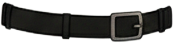
#> input picture assets/puppet/layers/belt/jack_belt.png, 174 x 44 px, given as the content of the folder t/cloud_layer_tests/copainter/extracted_layers_1779216312185, which was not available
$ python audit_copainter_zip.py
#> lines starting #> are read from the running program, lines starting #| are printed output that depends on the picture; pictures that were not available may be replaced by others from this repository, and a replacement may not be noted
"""
Audit CoPainter ZIP output — probe each layer, build contact sheet + recompose QC.
"""
from pathlib import Path
from PIL import Image, ImageDraw
import numpy as np
import json, os

PROJECT = Path(r"C:\Users\ferdi\Desktop\jack-shorts-studio")
ROOT = PROJECT / r"assets\puppet\cloud_layer_tests\copainter"
EXTR = ROOT / "extracted_layers_1779216312185"
CONTACT = ROOT / "copainter_layers_1779216312185_contact_sheet.png"
RECOMP  = ROOT / "copainter_layers_1779216312185_recompose_qc.png"
MANIFEST = ROOT / "copainter_layers_1779216312185_audit.json"

files = sorted(EXTR.glob("*.png"))
print(f"Layer files: {len(files)}")

layers = []
for p in files:
    im = Image.open(p).convert("RGBA")
#> im is the input picture: PIL image 174x44 RGBA; mean R, G, B, A 45.6, 45.2, 43.5, 141.2
    arr = np.array(im)
    a = arr[..., 3]
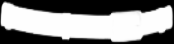
#> a: shape (44, 174); min 0, max 254, mean 141.2
    total = a.size
#> total = 7656
    op = int((a == 255).sum())
#> op = 0
    tr = int((a == 0).sum())
#> tr = 2623
    bbox = im.getbbox()
#> bbox = (0, 0, 174, 44)
    if (a > 0).any():
        sel = arr[a > 0, :3]
        med = np.median(sel, axis=0).astype(int).tolist()
#> med = [29, 29, 25]
        mean = sel.mean(axis=0).astype(int).tolist()
#> mean = [69, 68, 66]
    else:
        med = mean = None
    info = {
        "file": p.name,
        "size": list(im.size),
        "mode": im.mode,
        "bbox": list(bbox) if bbox else None,
        "opaque_pct": round(100*op/total, 2),
        "transparent_pct": round(100*tr/total, 2),
        "semi_alpha_pct": round(100*(total-op-tr)/total, 2),
        "median_rgb_opaque": med,
        "mean_rgb_opaque": mean,
        "_img": im,
    }
    layers.append(info)
    print(f"  {p.name:<14} {im.size}  bbox={bbox}  opaque={info['opaque_pct']}% med={med}")
#|   jack_belt.png  (174, 44)  bbox=(0, 0, 174, 44)  opaque=0.0% med=[29, 29, 25]

# Heuristic semantic mapping by median colour + bbox position + size
def classify(L):
    med = L["median_rgb_opaque"]
    bbox = L["bbox"]
    if bbox is None or med is None: return "empty"
    w, h = L["size"]
    bx0, by0, bx1, by1 = bbox
    bw = bx1-bx0; bh = by1-by0
    bcy = (by0+by1)/2  # bbox vertical center
    bcx = (bx0+bx1)/2
    r, g, b = med
    # Background (huge area, plain colour)
    if L["opaque_pct"] > 50 and bw > w*0.8 and bh > h*0.8:
        return "background"
    # Golden fur (head, face, ears)
    if r > 180 and g > 120 and g < 220 and b < 160:
        if bh < h*0.2 and bcy < h*0.4: return "fur_top (back hair / ears / head crown)"
        if bcy < h*0.4: return "fur_head"
        return "fur_body"
    # Black / very dark (jacket, pants, shoes, tie)
    if r < 50 and g < 50 and b < 50:
        if bcy < h*0.5: return "jacket / top"
        if bcy > h*0.8: return "footwear"
        return "legwear / dark clothing"
    # White / cream (shirt, eyes)
    if r > 220 and g > 200 and b > 170:
        if bh < 30 and bw < 50: return "eye_white_small"
        return "shirt / collar / cream"
    # Pink / muzzle / nose
    if r > 200 and g > 130 and g < 200 and b > 100 and b < 180:
        return "muzzle / nose tip"
    # Iris / eye dark
    if bw < 30 and bh < 30:
        return "eye_detail"
    return f"unclassified (median rgb {med})"

print("\nHeuristic classification:")
for L in layers:
    L["guess"] = classify(L)
    print(f"  {L['file']:<14} -> {L['guess']}")
#> this loop made 1 pass
#> (w in classify, h in classify, bx0 in classify, by0 in classify, bx1 in classify, by1 in classify, bw in classify, bh in classify) on pass 1: (174, 44, 0, 0, 174, 44, 174, 44)
#|   jack_belt.png  -> legwear / dark clothing

# ── Determine canvas size (largest) ─────────────────────────────────────────
CW = max(L["size"][0] for L in layers)
#> CW = 174
CH = max(L["size"][1] for L in layers)
#> CH = 44
print(f"\nMax canvas: {CW}x{CH}")
#| Max canvas: 174x44

# ── Recompose: stack layers in numeric order (as filenames suggest depth) ──
# We'll stack in two orders for QC: by file order (numeric ascending) and reversed
def stack(order):
    canvas = Image.new("RGBA", (CW, CH), (0, 0, 0, 0))
#> canvas: PIL image 174x44 RGBA; every value is 0
    for L in order:
        img = L["_img"]
        if img.size == (CW, CH):
            canvas.alpha_composite(img)
        elif L["bbox"]:
            # Place at bbox origin if it's bbox-cropped on a different-sized canvas
            canvas.alpha_composite(img, (0, 0))
#> this loop made 1 pass
    return canvas

stacked_asc = stack(layers)
stacked_desc = stack(list(reversed(layers)))

# ── Contact sheet ──────────────────────────────────────────────────────────
TILE_W = 360
PAD, LBL_H = 10, 28
def tile_for(L):
    img = L["_img"]
    bb = L["bbox"]
    crop = img.crop(bb) if bb else img
    s = TILE_W / max(crop.width, 1)
#> s = 2.07
    nh = max(1, int(crop.height * s))
#> nh = 91
    rs = crop.resize((TILE_W, nh), Image.LANCZOS)
    # Tile on light grey
    h = nh + LBL_H + 16
#> h = 135
    t = Image.new("RGBA", (TILE_W + 20, h + 30), (210, 210, 210, 255))
    d = ImageDraw.Draw(t)
    d.rectangle([(0,0),(t.width-1, LBL_H-1)], fill=(50,50,50,255))
    d.text((5, 4), f"{L['file']}", fill=(220, 220, 220))
    d.text((5, 14), f"bbox={L['bbox']} med={L['median_rgb_opaque']}", fill=(220, 220, 220))
    t.alpha_composite(rs, (10, LBL_H + 8))
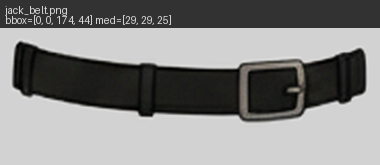
#> t: PIL image 380x165 RGBA; mean R, G, B, A 135.2, 135, 134.1, 255
    d.text((5, h + 4), f"-> {L['guess']}", fill=(20, 20, 20))
    return t

tiles = [tile_for(L) for L in layers]
#> tiles = 1 item
COLS = 4
rows = (len(tiles) + COLS - 1) // COLS
#> rows = 1
tw, th = tiles[0].size
#> tw = 380; th = 165
SW = tw * COLS + PAD * (COLS + 1)
#> SW = 1570
SH = th * rows + PAD * (rows + 1) + 30
#> SH = 215
sheet = Image.new("RGB", (SW, SH), (15, 15, 15))
#> sheet: PIL image 1570x215 RGB; every value is 15
sd = ImageDraw.Draw(sheet)
sd.text((PAD, 8), f"CoPainter audit - {len(layers)} layers from layers_1779216312185.zip - canvas {CW}x{CH}", fill=(220,220,220))
for i, t in enumerate(tiles):
    r, c = divmod(i, COLS)
    sheet.paste(t.convert("RGB"), (PAD + c*(tw + PAD), 30 + PAD + r*(th + PAD)))
#> this loop made 1 pass
#> (r, c) on pass 1: (0, 0)
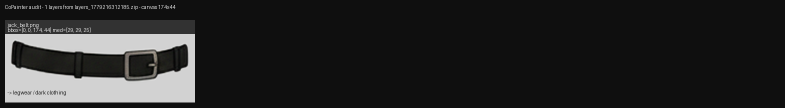
#> sheet: PIL image 1570x215 RGB (shown at 1/2 size); mean R, G, B 37.6, 37.6, 37.4
sheet.save(CONTACT)
print(f"\nContact sheet: {CONTACT}  ({sheet.size})")
#| Contact sheet: C:\Users\ferdi\Desktop\jack-shorts-studio/assets\puppet\cloud_layer_tests\copainter/copainter_layers_1779216312185_contact_sheet.png  ((1570, 215))

# ── Recompose QC sheet ─────────────────────────────────────────────────────
def label_panel(img, text, w=None):
    iw = w or img.width
    p = Image.new("RGBA", (iw + 20, img.height + LBL_H + 16), (28, 28, 28, 255))
    d = ImageDraw.Draw(p)
    d.rectangle([(0,0),(p.width-1, LBL_H-1)], fill=(50,50,50,255))
    d.text((5, 4), text, fill=(220,220,220))
    p.alpha_composite(img.convert("RGBA"), (10, LBL_H + 8))
    return p

# Scale stacked images
def to_thumb(im, w):
#> called with w = 600
    s = w / im.width
#> s = 3.45
    return im.resize((w, int(im.height * s)), Image.LANCZOS)

asc_thumb  = to_thumb(stacked_asc.convert("RGBA"),  600)
desc_thumb = to_thumb(stacked_desc.convert("RGBA"), 600)
# Add a light-grey backdrop variant
def on_bg(im, bg):
#> called with bg = (210, 210, 210, 255)
    canvas = Image.new("RGBA", im.size, bg)
#> canvas: PIL image 600x151 RGBA
    canvas.alpha_composite(im)
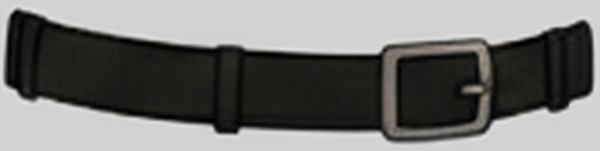
#> canvas: PIL image 600x151 RGBA; mean R, G, B, A 116.1, 115.9, 114.2, 255
    return canvas

asc_light  = on_bg(asc_thumb,  (210,210,210,255))
desc_light = on_bg(desc_thumb, (210,210,210,255))
asc_dark   = on_bg(asc_thumb,  (40,40,40,255))
#> call 3 of on_bg, with bg = (40, 40, 40, 255)
#> in on_bg (call 3), `canvas.alpha_composite(im)`:
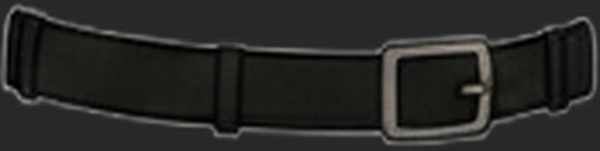
#> canvas: PIL image 600x151 RGBA; mean R, G, B, A 40.1, 39.9, 38.2, 255

p1 = label_panel(asc_light,  "Stacked numerical ascending (01 -> 80) on light")
p2 = label_panel(desc_light, "Stacked descending (80 -> 01) on light")
p3 = label_panel(asc_dark,   "Stacked ascending on dark")
#> call 3 of label_panel, with text = 'Stacked ascending on dark'
#> in label_panel (call 3), `p.alpha_composite(img.convert("RGBA"), (10, LBL_H + 8))`:
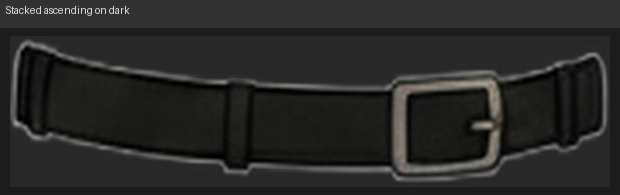
#> p: PIL image 620x195 RGBA; mean R, G, B, A 40.6, 40.4, 39.2, 255

# Compose recompose sheet
RC_W = max(p.width for p in [p1,p2,p3]) + PAD*2
#> RC_W = 640
RC_H = sum(p.height for p in [p1,p2,p3]) + PAD*4 + 30
#> RC_H = 655
rc = Image.new("RGB", (RC_W, RC_H), (15,15,15))
#> rc: PIL image 640x655 RGB; every value is 15
rd = ImageDraw.Draw(rc)
rd.text((PAD, 8), "CoPainter recompose QC - stack tests", fill=(220,220,220))
y = 30
for p in [p1, p2, p3]:
    rc.paste(p.convert("RGB"), (PAD, y))
    y += p.height + PAD
#> this loop made 3 passes
#> y on passes 1 to 3: 235, 440, 645
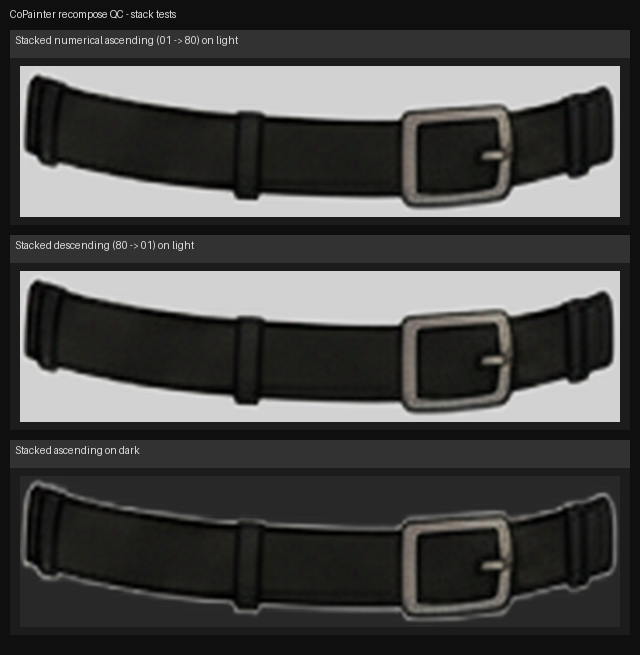
#> rc: PIL image 640x655 RGB; mean R, G, B 70.3, 70.2, 69.1
#> after the loop, y = 645
rc.save(RECOMP)
print(f"Recompose QC: {RECOMP}  ({rc.size})")
#| Recompose QC: C:\Users\ferdi\Desktop\jack-shorts-studio/assets\puppet\cloud_layer_tests\copainter/copainter_layers_1779216312185_recompose_qc.png  ((640, 655))

# ── Write manifest ─────────────────────────────────────────────────────────
out = {
    "zip_source": "layers_1779216312185.zip (CoPainter export)",
    "extracted_to": str(EXTR),
    "layer_count": len(layers),
    "canvas": [CW, CH],
    "layers": [{k:v for k,v in L.items() if not k.startswith("_")} for L in layers],
}
MANIFEST.write_text(json.dumps(out, indent=2))
print(f"Audit manifest: {MANIFEST}")
print("DONE")

$ run again, on assets/puppet/layers/environment/office_chair.png
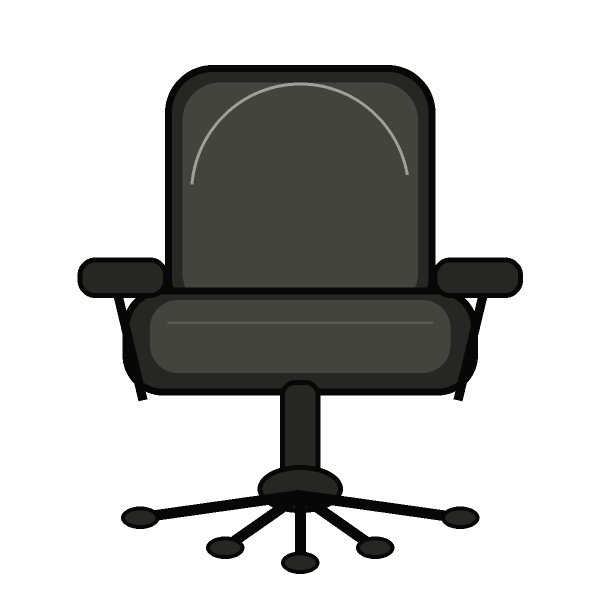
#> input picture assets/puppet/layers/environment/office_chair.png, 1200 x 1200 px, given as the content of the folder t/cloud_layer_tests/copainter/extracted_layers_1779216312185, which was not available (shown at 1/2 size)
#> im is the input picture: PIL image 1200x1200 RGBA; mean R, G, B, A 16.3, 16.3, 15.2, 82.2
#> op = 461983
#> tr = 974312
#> `bbox = im.getbbox()`: bbox = (155, 130, 1046, 1148)
#> `med = np.median(sel, axis=0).astype(int).tolist()`: med = [68, 68, 63]
#> mean = [50, 50, 47]
#|   office_chair.png (1200, 1200)  bbox=(155, 130, 1046, 1148)  opaque=32.08% med=[68, 68, 63]
#> the loop `for L in layers:` made 1 pass
#> (w in classify, h in classify, bx0 in classify, by0 in classify, bx1 in classify, by1 in classify, bw in classify, bh in classify) on pass 1: (1200, 1200, 155, 130, 1046, 1148, 891, 1018)
#> (printed output is left out)
#> CW = 1200
#| Max canvas: 1200x1200
#> the loop in stack, `for L in order:` made 1 pass
#> tiles = 1 item
#> rows = 1
#> SH = 535
#> the loop `for i, t in enumerate(tiles):` made 1 pass
#> (r, c) on pass 1: (0, 0)
#| Contact sheet: C:\Users\ferdi\Desktop\jack-shorts-studio/assets\puppet\cloud_layer_tests\copainter/copainter_layers_1779216312185_contact_sheet.png  ((1570, 535))
#> in label_panel (call 3), `p.alpha_composite(img.convert("RGBA"), (10, LBL_H + 8))`:
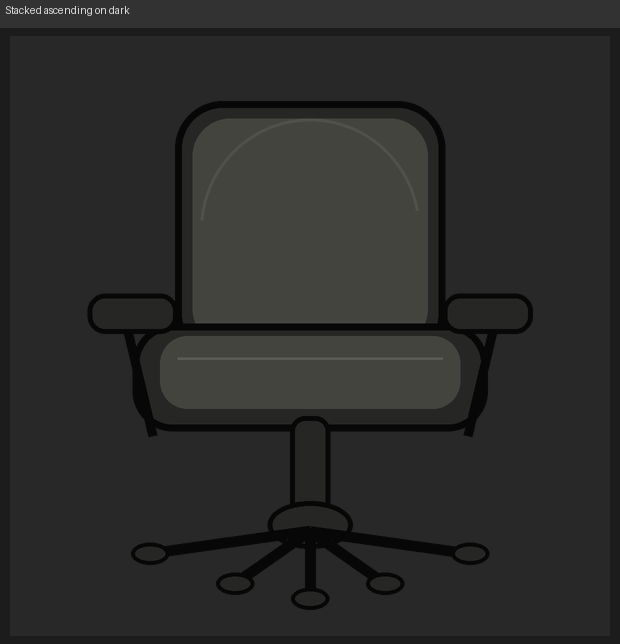
#> p: PIL image 620x644 RGBA; mean R, G, B, A 42.9, 42.9, 41.9, 255
#> RC_W = 640
#> RC_H = 2002
#> the loop `for p in [p1, p2, p3]:` made 3 passes
#> y on passes 1 to 3: 684, 1338, 1992
#> after the loop `for p in [p1, p2, p3]:`:
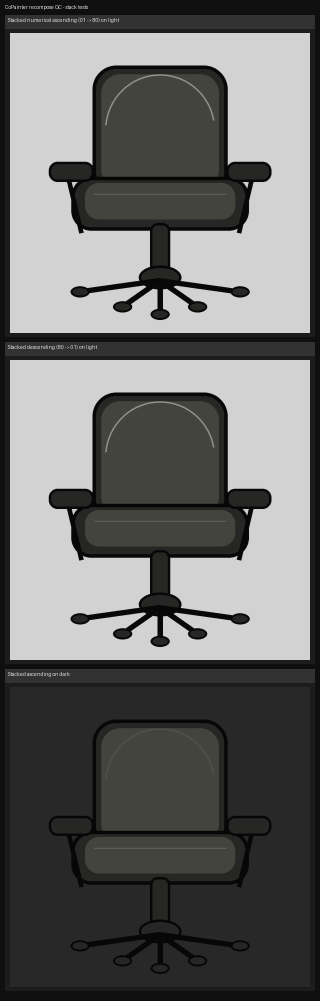
#> rc: PIL image 640x2002 RGB (shown at 1/2 size); mean R, G, B 105.9, 105.9, 105
#> after the loop `for p in [p1, p2, p3]:`: y = 1992
#| Recompose QC: C:\Users\ferdi\Desktop\jack-shorts-studio/assets\puppet\cloud_layer_tests\copainter/copainter_layers_1779216312185_recompose_qc.png  ((640, 2002))

$ run again, on assets/puppet/layers/eyebrows/jack_eyebrow_left_concerned.png
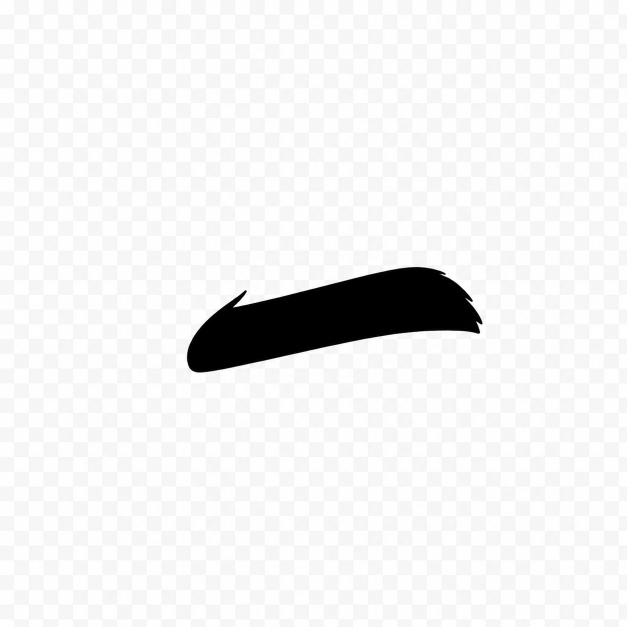
#> input picture assets/puppet/layers/eyebrows/jack_eyebrow_left_concerned.png, 1254 x 1254 px, given as the content of the folder t/cloud_layer_tests/copainter/extracted_layers_1779216312185, which was not available (shown at 1/2 size)
#> a: shape (1254, 1254); every value is 255
#> op = 1572516
#> tr = 0
#> `bbox = im.getbbox()`: bbox = (0, 0, 1254, 1254)
#> `med = np.median(sel, axis=0).astype(int).tolist()`: med = [247, 247, 247]
#> mean = [238, 238, 238]
#|   jack_eyebrow_left_concerned.png (1254, 1254)  bbox=(0, 0, 1254, 1254)  opaque=100.0% med=[247, 247, 247]
#> the loop `for L in layers:` made 1 pass
#> (w in classify, h in classify, bx0 in classify, by0 in classify, bx1 in classify, by1 in classify, bw in classify, bh in classify) on pass 1: (1254, 1254, 0, 0, 1254, 1254, 1254, 1254)
#> (printed output is left out)
#> CW = 1254
#| Max canvas: 1254x1254
#> the loop in stack, `for L in order:` made 1 pass
#> in tile_for, `t.alpha_composite(rs, (10, LBL_H + 8))`:
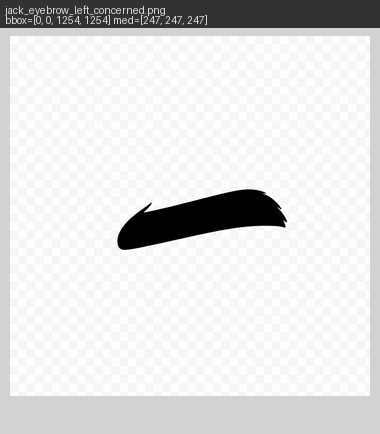
#> t: PIL image 380x434 RGBA; mean R, G, B, A 223.3, 223.2, 223.2, 255
#> tiles = 1 item
#> rows = 1
#> SH = 484
#> the loop `for i, t in enumerate(tiles):` made 1 pass
#> (r, c) on pass 1: (0, 0)
#| Contact sheet: C:\Users\ferdi\Desktop\jack-shorts-studio/assets\puppet\cloud_layer_tests\copainter/copainter_layers_1779216312185_contact_sheet.png  ((1570, 484))
#> RC_W = 640
#> RC_H = 2002
#> the loop `for p in [p1, p2, p3]:` made 3 passes
#> y on passes 1 to 3: 684, 1338, 1992
#> after the loop `for p in [p1, p2, p3]:`:
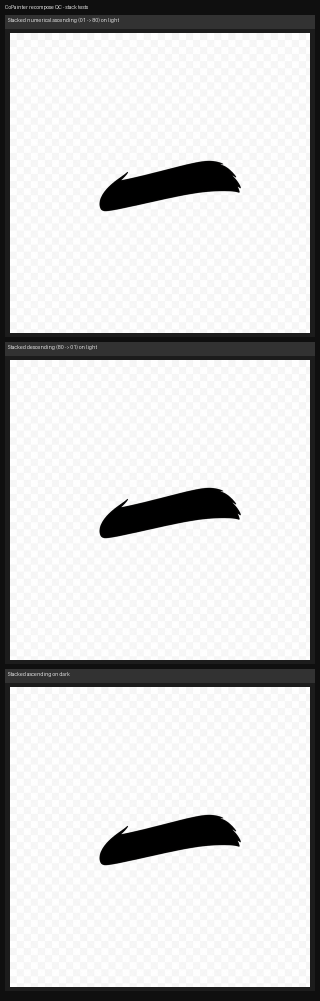
#> rc: PIL image 640x2002 RGB (shown at 1/2 size); mean R, G, B 206.1, 206, 206.1
#> after the loop `for p in [p1, p2, p3]:`: y = 1992
#| Recompose QC: C:\Users\ferdi\Desktop\jack-shorts-studio/assets\puppet\cloud_layer_tests\copainter/copainter_layers_1779216312185_recompose_qc.png  ((640, 2002))

$ run again, on assets/puppet/layers/eyebrows/jack_eyebrow_left_neutral.png
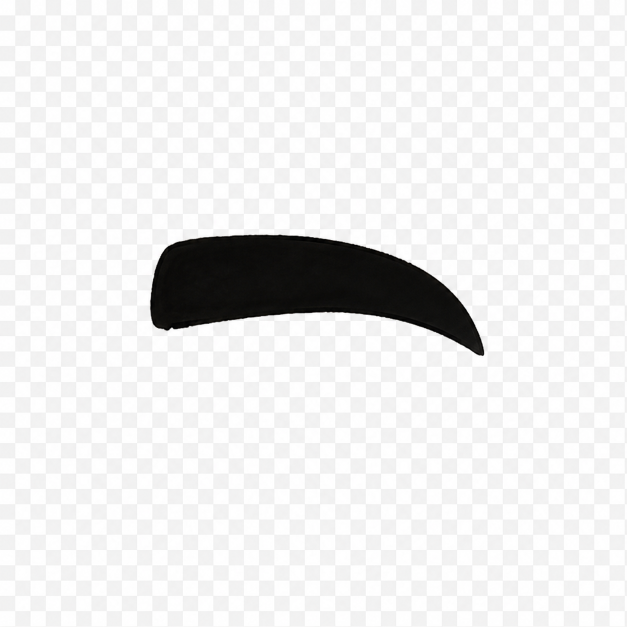
#> input picture assets/puppet/layers/eyebrows/jack_eyebrow_left_neutral.png, 1254 x 1254 px, given as the content of the folder t/cloud_layer_tests/copainter/extracted_layers_1779216312185, which was not available (shown at 1/2 size)
#> a: shape (1254, 1254); every value is 255
#> op = 1572516
#> tr = 0
#> `bbox = im.getbbox()`: bbox = (0, 0, 1254, 1254)
#> `med = np.median(sel, axis=0).astype(int).tolist()`: med = [243, 243, 243]
#> mean = [233, 233, 233]
#|   jack_eyebrow_left_neutral.png (1254, 1254)  bbox=(0, 0, 1254, 1254)  opaque=100.0% med=[243, 243, 243]
#> the loop `for L in layers:` made 1 pass
#> (w in classify, h in classify, bx0 in classify, by0 in classify, bx1 in classify, by1 in classify, bw in classify, bh in classify) on pass 1: (1254, 1254, 0, 0, 1254, 1254, 1254, 1254)
#> (printed output is left out)
#> CW = 1254
#| Max canvas: 1254x1254
#> the loop in stack, `for L in order:` made 1 pass
#> tiles = 1 item
#> rows = 1
#> SH = 484
#> the loop `for i, t in enumerate(tiles):` made 1 pass
#> (r, c) on pass 1: (0, 0)
#| Contact sheet: C:\Users\ferdi\Desktop\jack-shorts-studio/assets\puppet\cloud_layer_tests\copainter/copainter_layers_1779216312185_contact_sheet.png  ((1570, 484))
#> RC_W = 640
#> RC_H = 2002
#> the loop `for p in [p1, p2, p3]:` made 3 passes
#> y on passes 1 to 3: 684, 1338, 1992
#> after the loop `for p in [p1, p2, p3]:`:
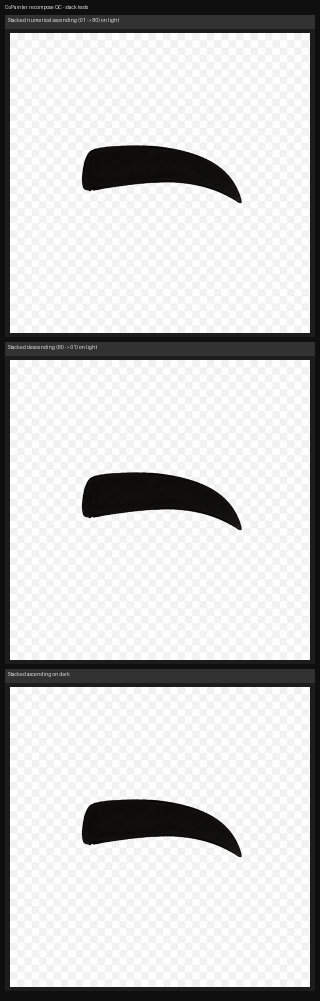
#> rc: PIL image 640x2002 RGB (shown at 1/2 size); mean R, G, B 201.8, 201.6, 201.6
#> after the loop `for p in [p1, p2, p3]:`: y = 1992
#| Recompose QC: C:\Users\ferdi\Desktop\jack-shorts-studio/assets\puppet\cloud_layer_tests\copainter/copainter_layers_1779216312185_recompose_qc.png  ((640, 2002))
